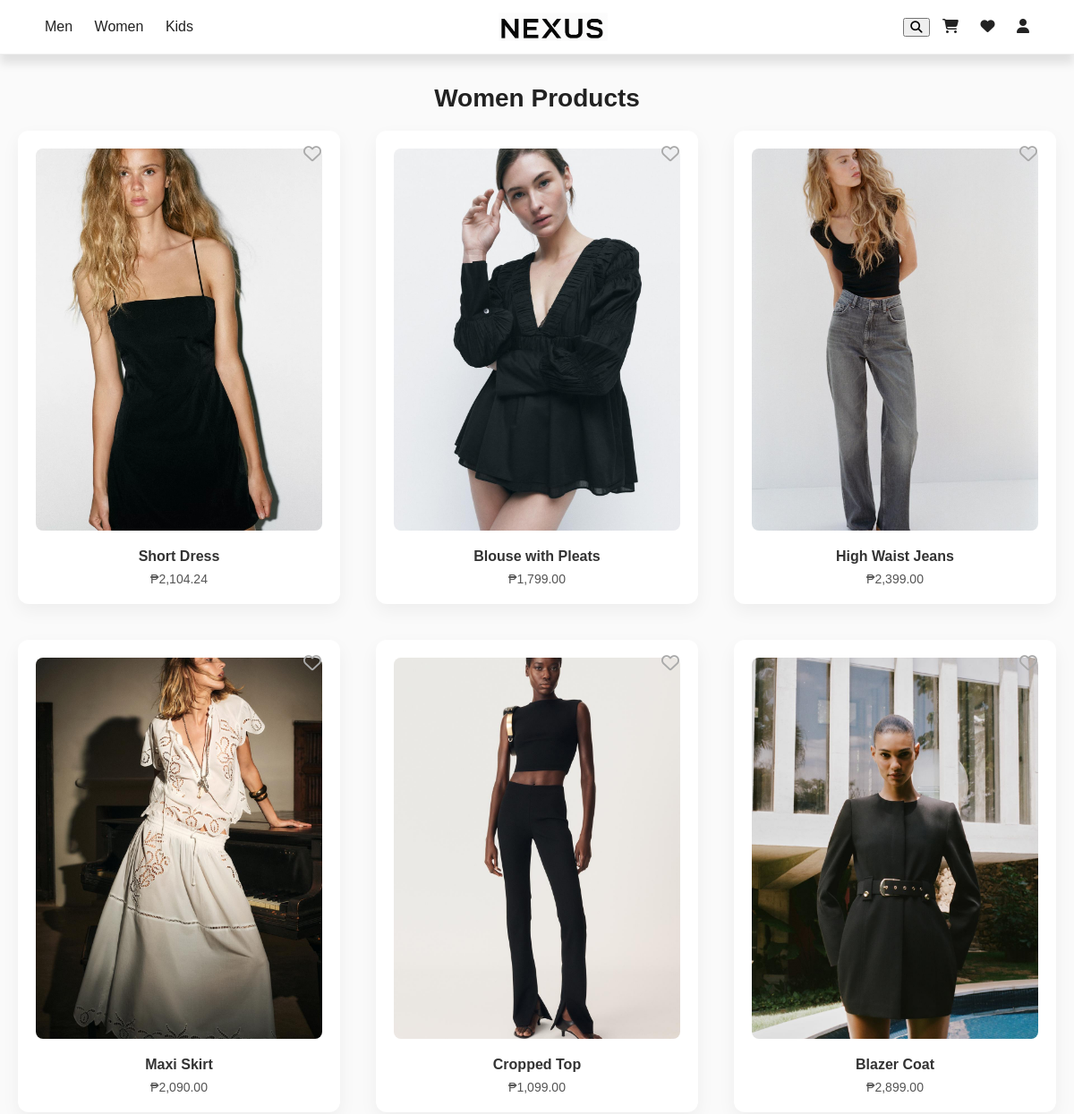
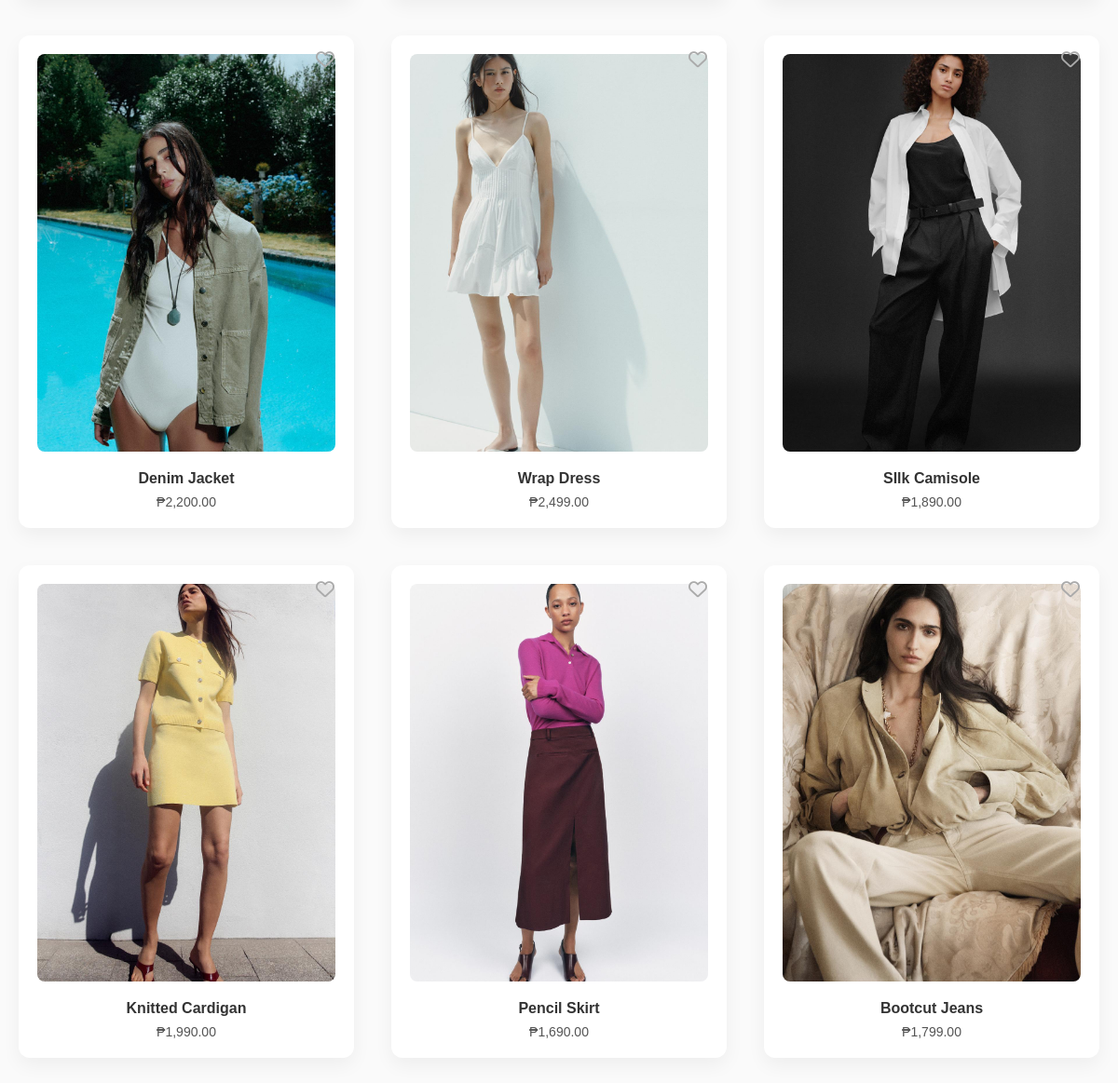
The app's page /pages/category.php?category=women with its own data (2 pictures, top to bottom).
### tables this page shows
CREATE TABLE `products` (
  `product_code` varchar(20) NOT NULL,
  `name` varchar(255) NOT NULL,
  `description` text DEFAULT NULL,
  `price` decimal(10,2) NOT NULL,
  `category` enum('women','men','kids') NOT NULL,
  `image_url` varchar(255) NOT NULL
);

### pages/category.php (the view, shortened to what this page needs)
<?php
include("../includes/database.php");
include("../includes/header.php");
$category = $_GET['category'] ?? '';
$sql = "SELECT * FROM products WHERE category = ?";
$stmt = $conn->prepare($sql);
$stmt->bind_param("s", $category);
$stmt->execute();
$result = $stmt->get_result();
$products = [];
if ($result && $result->num_rows > 0) {
    while ($row = $result->fetch_assoc()) {
        $is_favorite = false;
        $row['is_favorite'] = $is_favorite;
        $products[] = $row;
    }
}
?>
<!DOCTYPE html>
<html>
<head>
    <link rel="stylesheet" href="../assets/css/category.css">
    <link rel="stylesheet" href="https://cdnjs.cloudflare.com/ajax/libs/font-awesome/6.4.0/css/all.min.css">
</head>
<body>
    <br>
    <br>
    <br>
    <h2 style="text-align:center"><?= ucfirst($category) ?> Products</h2>
    <div class="product-grid">
        <?php foreach ($products as $product): ?>
        <div class="product-card">
            <form method="POST" action="category.php?category=<?= urlencode($category) ?>" class="wishlist-form">
                <button type="submit" class="wishlist-btn">
                    <i class="<?= $product['is_favorite']
                       ? 'fa-solid fa-heart fave-icon filled'
                       : 'fa-regular fa-heart fave-icon' ?>"></i>
                </button>
            </form>
            <a href="product.php?code=<?= urlencode($product['product_code']) ?>">
                <img src="../<?= htmlspecialchars($product['image_url']) ?>"
                    alt="<?= htmlspecialchars($product['name']) ?>" loading="lazy">
            </a>
            <div class="product-info">
                <div class="product-name"><?= htmlspecialchars($product['name']) ?></div>
                <div class="product-price">₱<?= number_format($product['price'], 2) ?></div>
            </div>
        </div>
        <?php endforeach; ?>
    </div>
</body>
</html>

### assets/css/header.css (style rules this page uses)
body { margin: 0; font-family: "Helvetica Neue", Helvetica, Arial, sans-serif; }

### assets/css/category.css (style rules this page uses)
body { font-family: Arial, sans-serif; background-color: #fafafa; margin: 0; padding: 0; }
h2 { margin: 40px 0 20px; font-size: 28px; color: #222; }
.product-grid { display: grid; grid-template-columns: repeat(3, 1fr); gap: 40px; max-width: 1200px; margin: 0 auto; padding: 0 20px 60px; }
.product-card { background-color: #fff; border-radius: 12px; box-shadow: 0 8px 20px rgba(0, 0, 0, 0.05); padding: 20px; position: relative; transition: transform 0.3s ease; }
.product-card img { width: 100%; aspect-ratio: 3 / 4; object-fit: cover; border-radius: 8px; margin-bottom: 16px; }
.product-info { text-align: center; }
.product-name { font-size: 16px; font-weight: 600; color: #333; margin-bottom: 8px; }
.product-price { font-size: 14px; color: #555; }
.wishlist-form { position: absolute; top: 15px; right: 15px; }
.wishlist-btn { background: none; border: none; cursor: pointer; }
.fave-icon { font-size: 20px; color: #aaa; transition: color 0.3s ease; }

### records on screen
products: image_url (picture), name "Short Dress", price "2,104.24"
products: image_url (picture), name "Blouse with Pleats", price "1,799.00"
products: image_url (picture), name "High Waist Jeans", price "2,399.00"
products: image_url (picture), name "Maxi Skirt", price "2,090.00"
products: image_url (picture), name "Cropped Top", price "1,099.00"
products: image_url (picture), name "Blazer Coat", price "2,899.00"
products: image_url (picture), name "Denim Jacket", price "2,200.00"
products: image_url (picture), name "Wrap Dress", price "2,499.00"
products: image_url (picture), name "SIlk Camisole", price "1,890.00"
products: image_url (picture), name "Knitted Cardigan", price "1,990.00"
products: image_url (picture), name "Pencil Skirt", price "1,690.00"
products: image_url (picture), name "Bootcut Jeans", price "1,799.00"

### other values on screen
$category "Women"
